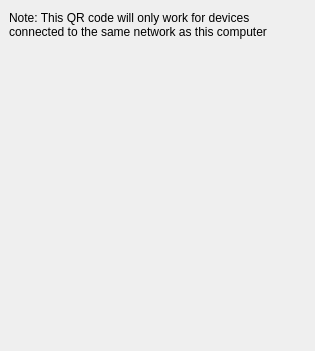
<?xml version="1.0" encoding="UTF-8"?>
<ui version="4.0">
 <class>Dialog</class>
 <widget class="QDialog" name="Dialog">
  <property name="geometry">
   <rect>
    <x>0</x>
    <y>0</y>
    <width>315</width>
    <height>351</height>
   </rect>
  </property>
  <property name="sizePolicy">
   <sizepolicy hsizetype="Fixed" vsizetype="Fixed">
    <horstretch>0</horstretch>
    <verstretch>0</verstretch>
   </sizepolicy>
  </property>
  <property name="windowTitle">
   <string>View in AR</string>
  </property>
  <widget class="QLabel" name="label_message">
   <property name="geometry">
    <rect>
     <x>9</x>
     <y>9</y>
     <width>300</width>
     <height>32</height>
    </rect>
   </property>
   <property name="sizePolicy">
    <sizepolicy hsizetype="Fixed" vsizetype="Fixed">
     <horstretch>0</horstretch>
     <verstretch>0</verstretch>
    </sizepolicy>
   </property>
   <property name="text">
    <string>Note: This QR code will only work for devices
connected to the same network as this computer</string>
   </property>
  </widget>
  <widget class="QLabel" name="label_image">
   <property name="geometry">
    <rect>
     <x>10</x>
     <y>50</y>
     <width>300</width>
     <height>300</height>
    </rect>
   </property>
   <property name="sizePolicy">
    <sizepolicy hsizetype="Fixed" vsizetype="Fixed">
     <horstretch>0</horstretch>
     <verstretch>0</verstretch>
    </sizepolicy>
   </property>
   <property name="text">
    <string/>
   </property>
  </widget>
 </widget>
 <resources/>
 <connections/>
</ui>
